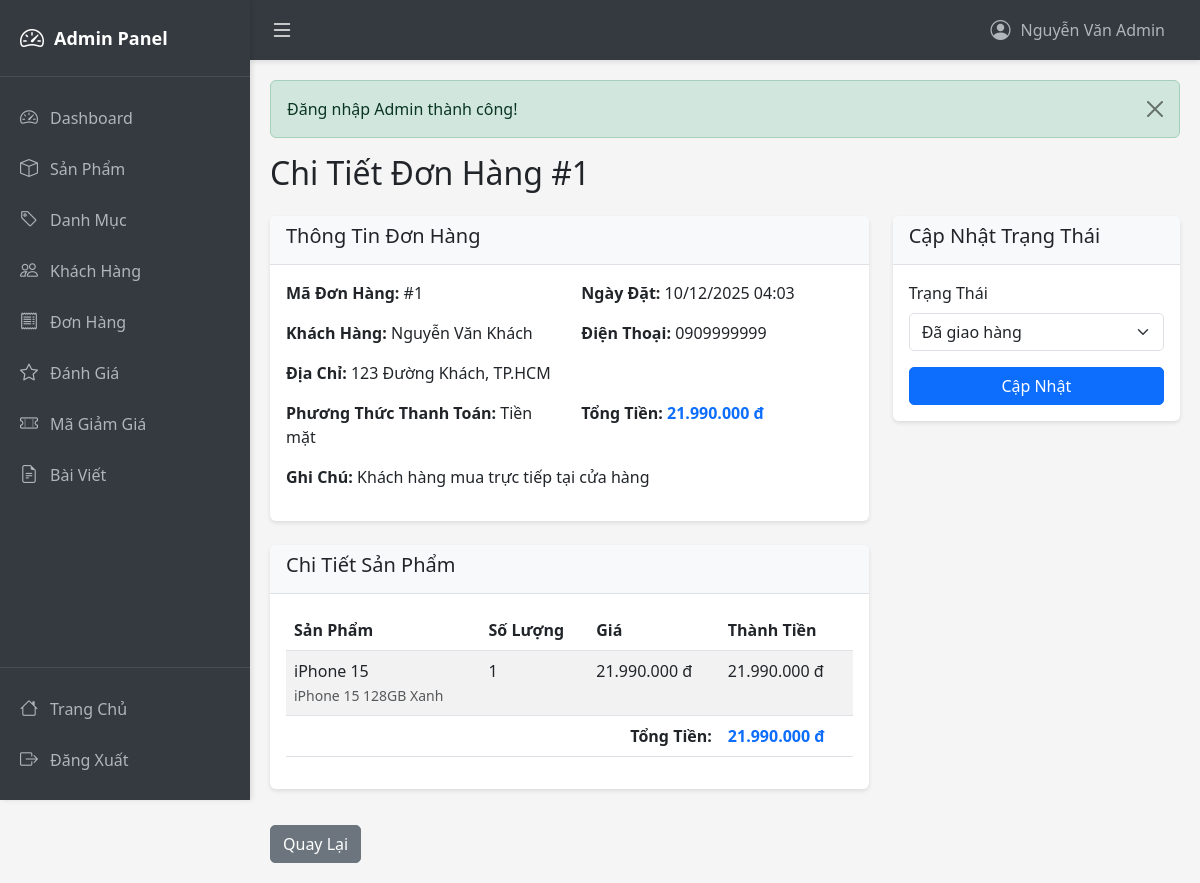
/admin/orderDetail/1 (signed in), run on the app's committed database.
### tables this page shows
CREATE TABLE Orders (
  order_id INT AUTO_INCREMENT PRIMARY KEY,
  customer_id INT,
  employee_id INT,
  order_date DATETIME DEFAULT CURRENT_TIMESTAMP,
  total_amount DECIMAL(12,2),
  order_status_id INT,
  payment_method VARCHAR(50),
  note TEXT,
  FOREIGN KEY (customer_id) REFERENCES Customers(customer_id) ON DELETE SET NULL,
  FOREIGN KEY (employee_id) REFERENCES Employees(employee_id) ON DELETE SET NULL,
  FOREIGN KEY (order_status_id) REFERENCES Order_Status(order_status_id) ON DELETE SET NULL
);

CREATE TABLE Customers (
  customer_id INT AUTO_INCREMENT PRIMARY KEY,
  full_name VARCHAR(100),
  phone_number VARCHAR(15),
  email VARCHAR(100),
  address VARCHAR(255),
  gender VARCHAR(10),
  date_of_birth DATE,
  created_at DATETIME DEFAULT CURRENT_TIMESTAMP
);

CREATE TABLE Order_Details (
  order_detail_id INT AUTO_INCREMENT PRIMARY KEY,
  order_id INT NOT NULL,
  variant_id INT NOT NULL,
  quantity INT,
  unit_price DECIMAL(12,2),
  discount DECIMAL(5,2),
  subtotal DECIMAL(12,2),
  FOREIGN KEY (order_id) REFERENCES Orders(order_id) ON DELETE CASCADE,
  FOREIGN KEY (variant_id) REFERENCES Product_Variants(variant_id) ON DELETE CASCADE
);

CREATE TABLE Products (
  product_id INT AUTO_INCREMENT PRIMARY KEY,
  product_name VARCHAR(100) NOT NULL,
  brand VARCHAR(50),
  description TEXT,
  created_at DATETIME DEFAULT CURRENT_TIMESTAMP,
  category_id INT,
  supplier_id INT,
  FOREIGN KEY (category_id) REFERENCES Categories(category_id) ON DELETE SET NULL,
  FOREIGN KEY (supplier_id) REFERENCES Suppliers(supplier_id) ON DELETE SET NULL
);

CREATE TABLE Product_Variants (
  variant_id INT AUTO_INCREMENT PRIMARY KEY,
  product_id INT NOT NULL,
  variant_name VARCHAR(100),
  color VARCHAR(50),
  storage VARCHAR(50),
  price DECIMAL(12,2),
  stock_quantity INT DEFAULT 0,
  warranty_months INT,
  created_at DATETIME DEFAULT CURRENT_TIMESTAMP,
  FOREIGN KEY (product_id) REFERENCES Products(product_id) ON DELETE CASCADE
);

CREATE TABLE Order_Status (
  order_status_id INT AUTO_INCREMENT PRIMARY KEY,
  status_name VARCHAR(50),
  description TEXT
);

### controllers/AdminController.php (called while the page is built, shortened)
<?php
class AdminController extends BaseController {
    private $orderModel;
    public function __construct() {
        $this->orderModel = new OrderModel();
    }
    public function orderDetail($id) {
        $order = $this->orderModel->getOrderById($id);
        $orderDetails = $this->orderModel->getOrderDetails($id);
        $statuses = $this->orderModel->getAllOrderStatuses();
        $data = [
            'order' => $order,
            'orderDetails' => $orderDetails,
            'statuses' => $statuses,
            'pageTitle' => 'Chi Tiết Đơn Hàng'
        ];
        $this->view('admin/orders/detail', $data, true);
    }
}
?>

### models/BaseModel.php (called while the page is built, shortened)
<?php
class BaseModel {
    public function __construct() {
        $db = new Database();
        $this->conn = $db->getConnection();
    }
}
?>

### config/database.php (called while the page is built, shortened)
<?php
class Database {
    private $host = "localhost";
    private $db_name = "inventory_system";
    private $username = "root";
    private $password = "";
    public function getConnection() {
        $this->conn = null;
        try {
            $this->conn = new PDO(
                "mysql:host=" . $this->host . ";dbname=" . $this->db_name . ";charset=utf8mb4",
                $this->username,
                $this->password
            );
            $this->conn->setAttribute(PDO::ATTR_ERRMODE, PDO::ERRMODE_EXCEPTION);
            $this->conn->setAttribute(PDO::ATTR_DEFAULT_FETCH_MODE, PDO::FETCH_ASSOC);
        } catch(PDOException $e) {
            echo "Connection error: " . $e->getMessage();
        }
        return $this->conn;
    }
}
?>

### models/OrderModel.php (called while the page is built, shortened)
<?php
class OrderModel extends BaseModel {
    public function getOrderById($id) {
        $sql = "SELECT o.*, c.full_name as customer_name, c.phone_number, c.email, c.address,
                       os.status_name
                FROM Orders o
                LEFT JOIN Customers c ON o.customer_id = c.customer_id
                LEFT JOIN Order_Status os ON o.order_status_id = os.order_status_id
                WHERE o.order_id = :id";
        $stmt = $this->conn->prepare($sql);
        $stmt->bindParam(':id', $id);
        $stmt->execute();
        return $stmt->fetch();
    }
    public function getOrderDetails($orderId) {
        $sql = "SELECT od.*, pv.variant_name, pv.color, pv.storage, p.product_name, p.brand
                FROM Order_Details od
                JOIN Product_Variants pv ON od.variant_id = pv.variant_id
                JOIN Products p ON pv.product_id = p.product_id
                WHERE od.order_id = :order_id";
        $stmt = $this->conn->prepare($sql);
        $stmt->bindParam(':order_id', $orderId);
        $stmt->execute();
        return $stmt->fetchAll();
    }
    public function getAllOrderStatuses() {
        $sql = "SELECT * FROM Order_Status ORDER BY order_status_id";
        $stmt = $this->conn->prepare($sql);
        $stmt->execute();
        return $stmt->fetchAll();
    }
}
?>

### views/admin/orders/detail.php (the view)
<?php
require_once dirname(dirname(__DIR__)) . "/admin/layouts/header.php";
?>
<h2 class="mb-4">Chi Tiết Đơn Hàng #<?= $order['order_id'] ?></h2>
<div class="row">
    <div class="col-md-8">
        <div class="card mb-4">
            <div class="card-header">
                <h5>Thông Tin Đơn Hàng</h5>
            </div>
            <div class="card-body">
                <div class="row mb-3">
                    <div class="col-md-6">
                        <strong>Mã Đơn Hàng:</strong> #<?= $order['order_id'] ?>
                    </div>
                    <div class="col-md-6">
                        <strong>Ngày Đặt:</strong> <?= date('d/m/Y H:i', strtotime($order['order_date'])) ?>
                    </div>
                </div>
                <div class="row mb-3">
                    <div class="col-md-6">
                        <strong>Khách Hàng:</strong> <?= htmlspecialchars($order['customer_name']) ?>
                    </div>
                    <div class="col-md-6">
                        <strong>Điện Thoại:</strong> <?= htmlspecialchars($order['phone_number']) ?>
                    </div>
                </div>
                <div class="mb-3">
                    <strong>Địa Chỉ:</strong> <?= htmlspecialchars($order['address']) ?>
                </div>
                <div class="row mb-3">
                    <div class="col-md-6">
                        <strong>Phương Thức Thanh Toán:</strong> <?= htmlspecialchars($order['payment_method']) ?>
                    </div>
                    <div class="col-md-6">
                        <strong>Tổng Tiền:</strong>
                        <span class="text-primary fw-bold"><?= number_format($order['total_amount'], 0, ',', '.') ?> đ</span>
                    </div>
                </div>
                <?php if ($order['note']): ?>
                <div class="mb-3">
                    <strong>Ghi Chú:</strong> <?= htmlspecialchars($order['note']) ?>
                </div>
                <?php endif; ?>
            </div>
        </div>
        <div class="card">
            <div class="card-header">
                <h5>Chi Tiết Sản Phẩm</h5>
            </div>
            <div class="card-body">
                <table class="table table-striped">
                    <thead>
                        <tr>
                            <th>Sản Phẩm</th>
                            <th>Số Lượng</th>
                            <th>Giá</th>
                            <th>Thành Tiền</th>
                        </tr>
                    </thead>
                    <tbody>
                        <?php foreach ($orderDetails as $detail): ?>
                        <tr>
                            <td>
                                <?= htmlspecialchars($detail['product_name']) ?><br>
                                <small class="text-muted"><?= htmlspecialchars($detail['variant_name']) ?></small>
                            </td>
                            <td><?= $detail['quantity'] ?></td>
                            <td><?= number_format($detail['unit_price'], 0, ',', '.') ?> đ</td>
                            <td><?= number_format($detail['subtotal'], 0, ',', '.') ?> đ</td>
                        </tr>
                        <?php endforeach; ?>
                    </tbody>
                    <tfoot>
                        <tr>
                            <td colspan="3" class="text-end"><strong>Tổng Tiền:</strong></td>
                            <td class="fw-bold text-primary"><?= number_format($order['total_amount'], 0, ',', '.') ?> đ</td>
                        </tr>
                    </tfoot>
                </table>
            </div>
        </div>
    </div>
    <div class="col-md-4">
        <div class="card">
            <div class="card-header">
                <h5>Cập Nhật Trạng Thái</h5>
            </div>
            <div class="card-body">
                <form method="POST" action="<?= BASE_URL ?>admin/orderDetail/<?= $order['order_id'] ?>">
                    <div class="mb-3">
                        <label for="status_id" class="form-label">Trạng Thái</label>
                        <select class="form-select" id="status_id" name="status_id" required>
                            <?php foreach ($statuses as $status): ?>
                            <option value="<?= $status['order_status_id'] ?>"
                                    <?= $status['order_status_id'] == $order['order_status_id'] ? 'selected' : '' ?>>
                                <?= htmlspecialchars($status['status_name']) ?>
                            </option>
                            <?php endforeach; ?>
                        </select>
                    </div>
                    <button type="submit" class="btn btn-primary w-100">Cập Nhật</button>
                </form>
            </div>
        </div>
    </div>
</div>
<div class="mt-3">
    <a href="<?= BASE_URL ?>admin/orders" class="btn btn-secondary">Quay Lại</a>
</div>
<?php require_once dirname(dirname(__DIR__)) . "/admin/layouts/footer.php"; ?>

### public/css/admin.css (style rules this page uses)
:root { --sidebar-width: 250px; --sidebar-collapsed-width: 70px; --topbar-height: 60px; --primary-color: #343a40; --secondary-color: #495057; --accent-color: #007bff; }
* { margin: 0; padding: 0; box-sizing: border-box; }
body { background-color: #f5f5f5; display: flex; flex-direction: column; }
.card { border: none; box-shadow: 0 2px 4px rgba(0,0,0,0.1); margin-bottom: 20px; }
.card-header { background-color: #f8f9fa; font-weight: bold; border-bottom: 1px solid #dee2e6; }
.table { background-color: white; }
.table thead { background-color: #f8f9fa; }
.btn { border-radius: 5px; }
.form-control, .form-select { border-radius: 5px; }

### data on the page
orders: order_id "1", order_date "10/12/2025 04:03", customer.full_name "Nguyễn Văn Khách", customer.phone_number "0909999999", customer.address "123 Đường Khách, TP.HCM", payment_method "Tiền mặt", total_amount "21.990.000", note "Khách hàng mua trực tiếp tại cửa hàng", status_id "Đã giao hàng"
order_details: products.product_name "iPhone 15", variant.variant_name "iPhone 15 128GB Xanh", quantity "1", unit_price "21.990.000", subtotal "21.990.000"

### other printed values
$_SESSION['admin_name'] "Nguyễn Văn Admin"
$_SESSION['success'] "Đăng nhập Admin thành công!"
